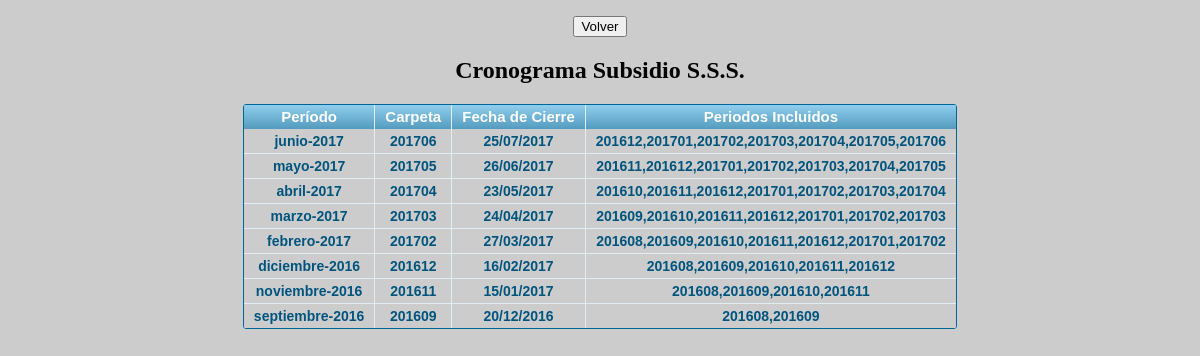
Before: /cronograma.php (signed in) with the older database file.
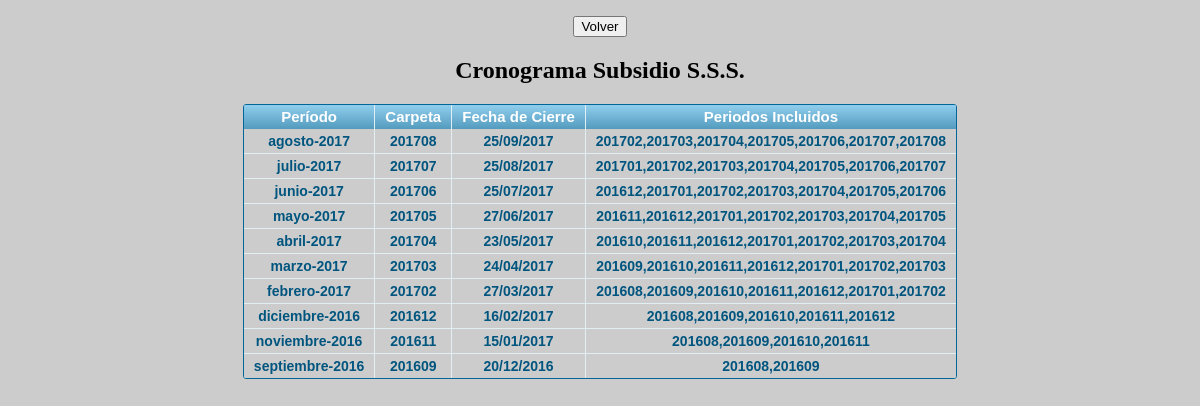
After: the same page with the newer database file.
### tables this page shows
CREATE TABLE IF NOT EXISTS `cronograma` (
  `id` int(3) NOT NULL AUTO_INCREMENT,
  `periodo` varchar(100) NOT NULL,
  `carpeta` varchar(6) NOT NULL,
  `fechacierre` date NOT NULL,
  `periodosincluidos` varchar(50) NOT NULL,
  PRIMARY KEY (`id`)
);

### cronograma.php (the view, shortened to what this page needs)
<?php
$sqlCronograma = "SELECT c.*,DATE_FORMAT(c.fechacierre,'%d/%m/%Y') as fechacierre FROM cronograma c ORDER By carpeta DESC";
$resCronograma = mysql_query($sqlCronograma);
?>
<!DOCTYPE html PUBLIC "-//W3C//DTD XHTML 1.0 Transitional//EN" "http://www.w3.org/TR/xhtml1/DTD/xhtml1-transitional.dtd">
<html xmlns="http://www.w3.org/1999/xhtml">
<head>
<link rel="stylesheet" href="css/tablas.css"/>
</head>
<body bgcolor="#CCCCCC">
	<div align="center">
	 <p><input type="reset" name="volver" value="Volver" onClick="location.href = 'menu.php'" /></p>
	 <h2>Cronograma Subsidio S.S.S.</h2>
	 <div class="grilla">
		 <table>
		 	<thead>
		 		<tr>
		 			<th>Período</th>
		 			<th>Carpeta</th>
		 			<th>Fecha de Cierre</th>
		 			<th>Periodos Incluidos</th>
		 		</tr>
		 	</thead>
		 	<tbody>
		<?php while ($rowCronograma = mysql_fetch_array($resCronograma)) {  ?>
				<tr>
					<td><?php echo $rowCronograma['periodo'] ?></td>
					<td><?php echo $rowCronograma['carpeta'] ?></td>
					<td><?php echo $rowCronograma['fechacierre'] ?></td>
					<td><?php echo $rowCronograma['periodosincluidos'] ?></td>
				</tr>
		<?php } ?>
		  	</tbody>
		</table>
	</div>
	</div>
</body>
</html>

Changed rows visible on the page:
added cronograma: periodo "agosto-2017", carpeta "201708", fechacierre "25/09/2017", periodosincluidos "201702,201703,201704,201705,201706,201707,201708"
added cronograma: periodo "julio-2017", carpeta "201707", fechacierre "25/08/2017", periodosincluidos "201701,201702,201703,201704,201705,201706,201707"
changed cronograma "mayo-2017": fechacierre "26/06/2017" → "27/06/2017"
